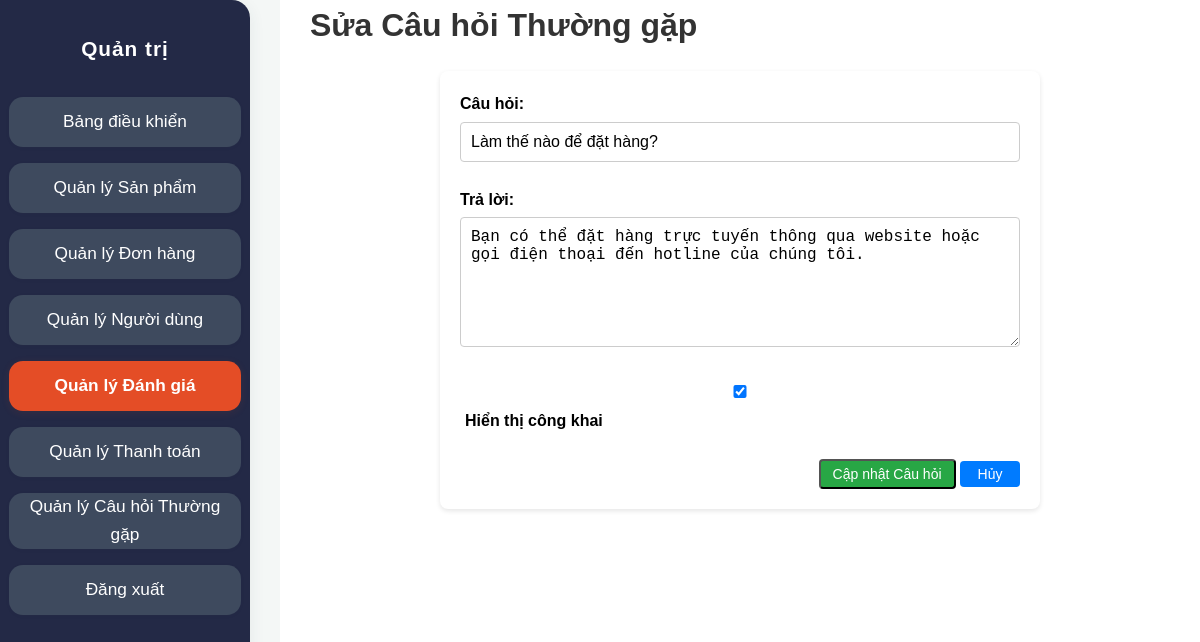
Screenshot of /ban-dien-thoai/admin/faq_edit.php?id=1 (signed in) with the database file from the repository.
### tables this page shows
CREATE TABLE `faqs` (
  `id` int(11) NOT NULL,
  `question` text NOT NULL,
  `answer` text NOT NULL,
  `is_active` tinyint(1) NOT NULL DEFAULT 0,
  `updated_at` timestamp NOT NULL DEFAULT current_timestamp() ON UPDATE current_timestamp(),
  `sort_order` int(11) DEFAULT 0,
  `status` enum('active','inactive') DEFAULT 'active',
  `created_at` timestamp NOT NULL DEFAULT current_timestamp()
);

### ban-dien-thoai/admin/faq_edit.php (the view, shortened to what this page needs)
<?php
require_once '../config/database.php';
$page_title = 'Sửa Câu hỏi Thường gặp';
$faq_id = isset($_GET['id']) ? (int)$_GET['id'] : 0;
$faq = null;
if ($faq_id > 0) {
    $stmt = $conn->prepare("SELECT * FROM faqs WHERE id = ? LIMIT 1");
    if ($stmt) {
        $stmt->bind_param('i', $faq_id);
        $stmt->execute();
        $result = $stmt->get_result();
        $faq = $result->fetch_assoc();
    } else {
        setMessage('danger', 'Lỗi database khi chuẩn bị câu lệnh: ' . $conn->error);
    }
} else {
    setMessage('danger', 'Không có ID câu hỏi thường gặp được chỉ định.');
    redirect('faq_manage.php');
    exit;
}
?>
<!DOCTYPE html>
<html lang="vi">
<head>
    <link rel="stylesheet" href="../assets/css/style.css">
    <link rel="stylesheet" href="css/admin.css">
</head>
<body>
    <div class="admin-wrapper">
        <aside class="admin-sidebar">
            <h2>Quản trị</h2>
            <nav>
                <ul>
                    <li><a href="index.php" class="sidebar-link">Bảng điều khiển</a></li>
                    <li><a href="products.php" class="sidebar-link">Quản lý Sản phẩm</a></li>
                    <li><a href="orders.php" class="sidebar-link">Quản lý Đơn hàng</a></li>
                    <li><a href="users.php" class="sidebar-link">Quản lý Người dùng</a></li>
                    <li><a href="reviews.php" class="sidebar-link active">Quản lý Đánh giá</a></li>
                    <li><a href="online_payments.php" class="sidebar-link">Quản lý Thanh toán</a></li>
                    <li><a href="faq_manage.php" class="sidebar-link">Quản lý Câu hỏi Thường gặp</a></li>
                    <li><a href="../logout.php" class="sidebar-link">Đăng xuất</a></li>
                </ul>
            </nav>
        </aside>
        <div class="admin-main-content">
            <main class="admin-content">
                <h1><?php echo $page_title; ?></h1>
                <?php if ($faq):  ?>
                    <div class="admin-form-container">
                        <form method="POST" action="">
                            <div class="admin-form-group">
                                <label for="question">Câu hỏi:</label>
                                <input type="text" id="question" name="question" class="admin-form-control" value="<?php echo htmlspecialchars($faq['question'] ?? ''); ?>" required>
                            </div>
                            <div class="admin-form-group">
                                <label for="answer">Trả lời:</label>
                                <textarea id="answer" name="answer" class="admin-form-control" rows="6" required><?php echo htmlspecialchars($faq['answer'] ?? ''); ?></textarea>
                            </div>
                            <div class="admin-form-group">
                                <input type="checkbox" id="is_active" name="is_active" value="1" <?php echo ($faq['is_active'] ?? 0) ? 'checked' : ''; ?>>
                                <label for="is_active" style="display: inline-block; margin-left: 5px;">Hiển thị công khai</label>
                            </div>
                            <div class="admin-form-actions">
                                <button type="submit" class="admin-btn admin-btn-primary">Cập nhật Câu hỏi</button>
                                <a href="faq_manage.php" class="admin-btn admin-btn-secondary">Hủy</a>
                            </div>
                        </form>
                    </div>
                <?php elseif ($faq_id > 0):  ?>
                     <p>Không tìm thấy câu hỏi thường gặp với ID đã cho.</p>
                <?php else:  ?>
                     <p>Vui lòng chọn một câu hỏi thường gặp để sửa.</p>
                <?php endif; ?>
            </main>
        </div>
    </div>
</body>
</html>

### ban-dien-thoai/assets/css/style.css (style rules this page uses)
* { margin: 0; padding: 0; box-sizing: border-box; }
html { overflow-x: hidden; scroll-behavior: smooth; }
body { font-family: -apple-system, BlinkMacSystemFont, "Segoe UI", Roboto, Helvetica, Arial, sans-serif, "Apple Color Emoji", "Segoe UI Emoji", "Segoe UI Symbol"; line-height: 1.6; color: #333; background-color: #f8f9fa; display: flex; flex-direction: column; min-height: 100vh; padding-top: 70px; }
main { flex-grow: 1; padding: 20px 0; }
input, textarea, select { width: 100%; padding: 12px 15px; border: 1px solid #ccc; border-radius: 8px; font-size: 1rem; transition: border-color 0.3s, box-shadow 0.3s; box-sizing: border-box; }

### ban-dien-thoai/admin/css/admin.css (style rules this page uses)
body { background-color: #f4f7f6; margin: 0; font-family: Arial, sans-serif; padding: 0 !important; }
.admin-wrapper { display: flex; min-height: 100vh; }
.admin-sidebar { background: #232946; width: 250px; height: 100vh; position: fixed; left: 0; margin: 0; padding: 32px 0 0 0; display: flex; flex-direction: column; align-items: center; box-shadow: 0 4px 16px rgba(44,62,80,0.08); border-radius: 0 18px 18px 0; z-index: 1000; }
.admin-sidebar h2 { text-align: center; margin-bottom: 32px; color: #fff; font-size: 1.3rem; letter-spacing: 1px; font-weight: 700; }
.admin-sidebar nav ul { display: flex; flex-direction: column; gap: 16px; padding: 0; align-items: center; width: 100%; margin: 0; }
.admin-sidebar nav ul li { margin: 0; width: 100%; }
.sidebar-link { width: 95%; min-height: 50px; background: #3e4a5e; color: #fff; border-radius: 14px; display: flex; align-items: center; justify-content: center; font-size: 1.08rem; font-weight: 500; text-align: center; text-decoration: none; transition: background 0.2s, color 0.2s, box-shadow 0.2s; box-sizing: border-box; padding: 0 10px; margin: 0 auto; gap: 10px; box-shadow: 0 1px 4px rgba(44,62,80,0.04); }
.sidebar-link:hover, .sidebar-link.active { background: #e44d26; color: #fff; font-weight: bold; box-shadow: 0 2px 8px rgba(228,77,38,0.10); }
.admin-main-content { flex: 1; padding: 0 30px 30px 30px; background: #fff; min-height: 100vh; margin-left: 280px; }
.admin-actions a, .admin-btn { display: inline-block; margin: 0; min-width: 60px; text-align: center; font-size: 14px; padding: 5px 12px; border-radius: 4px; line-height: 1.2; }
.admin-btn-primary { background-color: #28a745; color: #fff !important; text-decoration: none !important; }
.admin-btn-secondary { background-color: #007bff; color: #fff !important; text-decoration: none !important; }
.admin-form-container { max-width: 600px; margin: 20px auto; padding: 20px; background: #fff; border-radius: 8px; box-shadow: 0 2px 5px rgba(0,0,0,0.1); }
.admin-form-group { margin-bottom: 15px; }
.admin-form-group label, .admin-main-content .form-group label { display: block; margin-bottom: 5px; font-weight: bold; color: #000; }
.admin-form-control, input, select, textarea { width: 100%; padding: 10px; border: 1px solid #ccc; border-radius: 4px; box-sizing: border-box; font-size: 1rem; margin-bottom: 10px; }
.admin-form-actions { margin-top: 20px; text-align: right; }
.admin-content { margin-top: 0 !important; padding-top: 0 !important; }

### rows the page displays
faqs: question "Làm thế nào để đặt hàng?", answer "Bạn có thể đặt hàng trực tuyến thông qua website hoặc gọi điện thoại đến hotline của chúng tôi.", is_active "☑"

### other values shown
$page_title "Sửa Câu hỏi Thường gặp"
